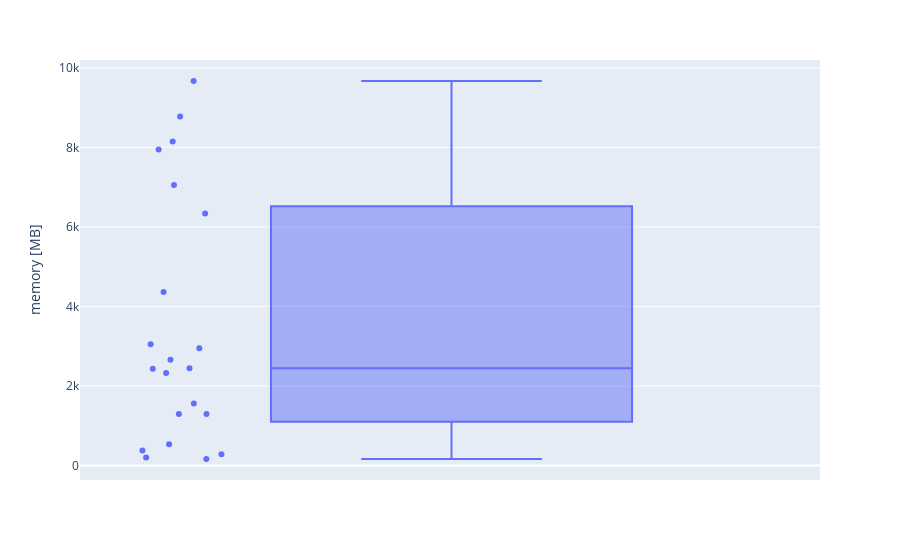

The cell this chart's notebook holds for it:
### Code cell
px.box(master_df, y="mem", points="all", labels={"mem": "memory [MB]"})

### Figure 1 — Plotly figure (JSON) as saved in the notebook; plotly's stock layout.template omitted (floating-point values rounded to 4 significant figures)
{"data": [{"alignmentgroup": "True", "boxpoints": "all", "hovertemplate": "memory [MB]=%{y}<extra></extra>", "legendgroup": "", "marker": {"color": "#636efa"}, "name": "", "notched": false, "offsetgroup": "", "orientation": "v", "showlegend": false, "type": "box", "x0": " ", "xaxis": "x", "y": [162.2, 199.3, 278.9, 374.9, 530.2, 1293.0, 1293.0, 1561.0, 2949.0, 3046.0, 2433.0, 2444.0, 2328.0, 2656.0, 4361.0, 6338.0, 8777.0, 7945.0, 9670.0, 8146.0, 7054.0], "y0": " ", "yaxis": "y"}], "layout": {"autosize": true, "boxmode": "group", "legend": {"tracegroupgap": 0}, "margin": {"t": 60}, "xaxis": {"anchor": "y", "autorange": true, "domain": [0, 1], "range": [-0.5025, 0.5], "type": "category"}, "yaxis": {"anchor": "x", "autorange": true, "domain": [0, 1], "range": [-366.0, 10200.0], "title": {"text": "memory [MB]"}, "type": "linear"}}}
